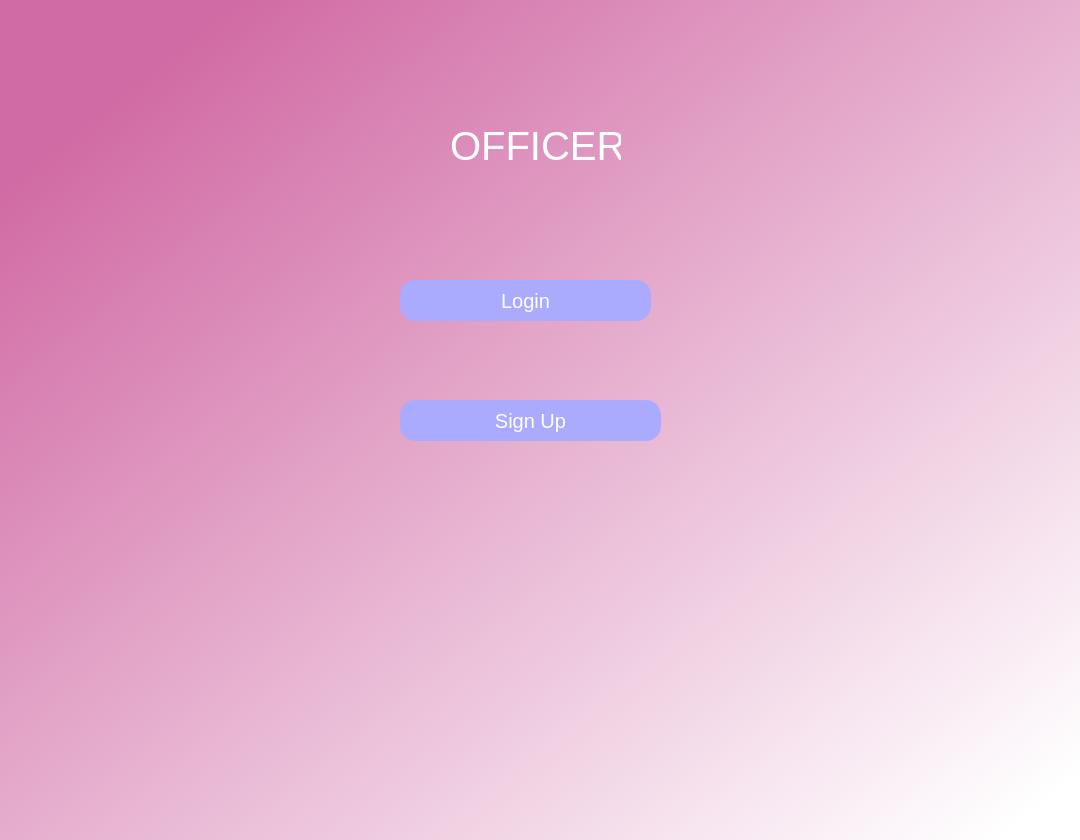
<?xml version="1.0" encoding="UTF-8"?>
<ui version="4.0">
 <class>Dialog</class>
 <widget class="QDialog" name="Dialog">
  <property name="geometry">
   <rect>
    <x>0</x>
    <y>0</y>
    <width>1080</width>
    <height>840</height>
   </rect>
  </property>
  <property name="windowTitle">
   <string>Dialog</string>
  </property>
  <property name="styleSheet">
   <string notr="true">QDialog#Dialog{
background-color: qlineargradient(spread:pad, x1:0.110526, y1:0.114, x2:0.973684, y2:0.949, stop:0 rgba(209, 107, 165, 255), stop:1 rgba(255, 255, 255, 255));
}</string>
  </property>
  <widget class="QLabel" name="label">
   <property name="geometry">
    <rect>
     <x>450</x>
     <y>110</y>
     <width>171</width>
     <height>71</height>
    </rect>
   </property>
   <property name="styleSheet">
    <string notr="true">color: rgb(255, 255, 255);
font-size:40px;
border-radius:15px;</string>
   </property>
   <property name="text">
    <string>OFFICER</string>
   </property>
  </widget>
  <widget class="QPushButton" name="login">
   <property name="geometry">
    <rect>
     <x>400</x>
     <y>280</y>
     <width>251</width>
     <height>41</height>
    </rect>
   </property>
   <property name="styleSheet">
    <string notr="true">color: rgb(255, 255, 255);
background-color: rgb(170, 170, 255);
border-radius:15px;
font-size:20px</string>
   </property>
   <property name="text">
    <string>Login</string>
   </property>
  </widget>
  <widget class="QPushButton" name="signup">
   <property name="geometry">
    <rect>
     <x>400</x>
     <y>400</y>
     <width>261</width>
     <height>41</height>
    </rect>
   </property>
   <property name="styleSheet">
    <string notr="true">color: rgb(255, 255, 255);
background-color: rgb(170, 170, 255);
border-radius:15px;
font-size:20px</string>
   </property>
   <property name="text">
    <string>Sign Up</string>
   </property>
  </widget>
 </widget>
 <resources/>
 <connections/>
</ui>
